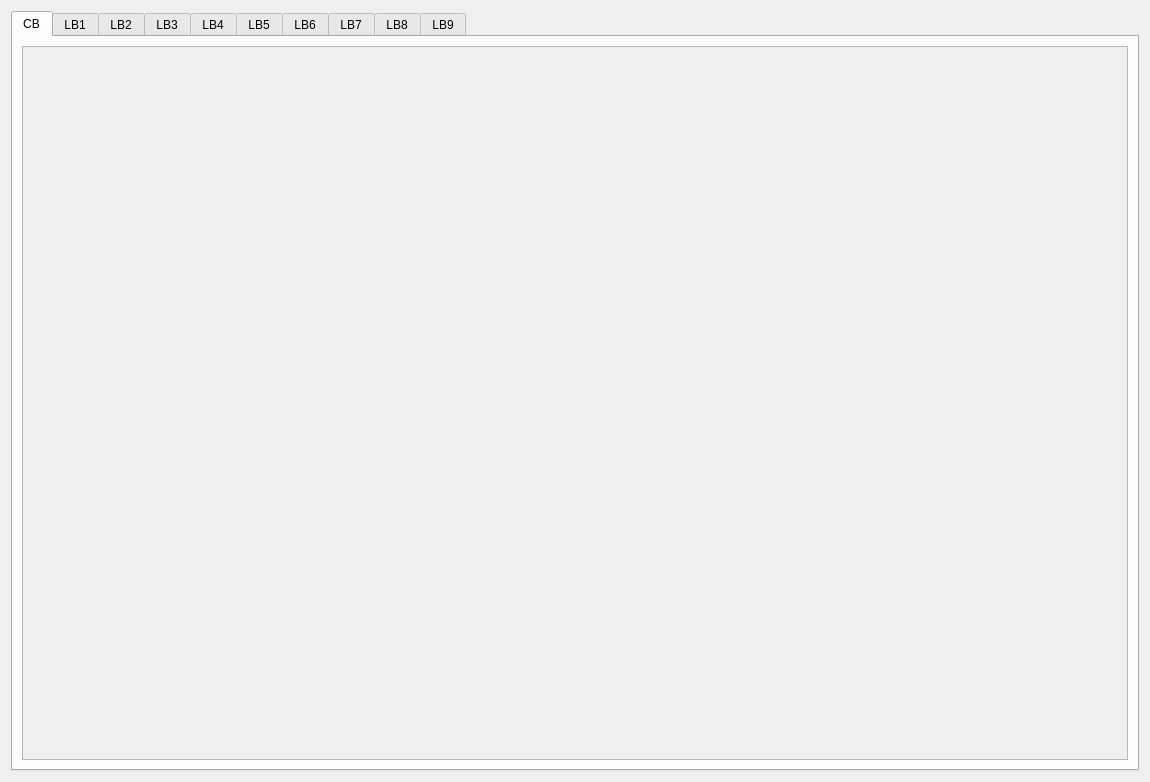
<?xml version="1.0" encoding="UTF-8"?>
<ui version="4.0">
 <class>realtimev2</class>
 <widget class="QWidget" name="realtimev2">
  <property name="geometry">
   <rect>
    <x>0</x>
    <y>0</y>
    <width>1150</width>
    <height>782</height>
   </rect>
  </property>
  <property name="windowTitle">
   <string>Form</string>
  </property>
  <layout class="QGridLayout" name="gridLayout_20">
   <item row="0" column="0">
    <widget class="QTabWidget" name="tabWidget">
     <property name="sizePolicy">
      <sizepolicy hsizetype="Expanding" vsizetype="Expanding">
       <horstretch>0</horstretch>
       <verstretch>0</verstretch>
      </sizepolicy>
     </property>
     <property name="currentIndex">
      <number>0</number>
     </property>
     <widget class="QWidget" name="tab_1">
      <attribute name="title">
       <string>CB</string>
      </attribute>
      <layout class="QGridLayout" name="gridLayout_3">
       <item row="0" column="0">
        <widget class="QScrollArea" name="scrollArea">
         <property name="widgetResizable">
          <bool>true</bool>
         </property>
         <widget class="QWidget" name="scrollAreaWidgetContents">
          <property name="geometry">
           <rect>
            <x>0</x>
            <y>0</y>
            <width>1108</width>
            <height>717</height>
           </rect>
          </property>
          <layout class="QGridLayout" name="gridLayout_15">
           <item row="0" column="0">
            <widget class="QCustomPlot" name="plot_CB" native="true">
             <property name="sizePolicy">
              <sizepolicy hsizetype="Expanding" vsizetype="Expanding">
               <horstretch>10</horstretch>
               <verstretch>10</verstretch>
              </sizepolicy>
             </property>
             <layout class="QGridLayout" name="gridLayout_14">
              <item row="0" column="0">
               <widget class="QDialogButtonBox" name="buttonBox">
                <property name="sizePolicy">
                 <sizepolicy hsizetype="Expanding" vsizetype="Expanding">
                  <horstretch>3</horstretch>
                  <verstretch>3</verstretch>
                 </sizepolicy>
                </property>
                <property name="orientation">
                 <enum>Qt::Horizontal</enum>
                </property>
                <property name="standardButtons">
                 <set>QDialogButtonBox::NoButton</set>
                </property>
               </widget>
              </item>
             </layout>
            </widget>
           </item>
          </layout>
         </widget>
        </widget>
       </item>
      </layout>
     </widget>
     <widget class="QWidget" name="tab_2">
      <attribute name="title">
       <string>LB1</string>
      </attribute>
      <layout class="QGridLayout" name="gridLayout_13">
       <item row="0" column="0">
        <widget class="QScrollArea" name="scrollArea_2">
         <property name="widgetResizable">
          <bool>true</bool>
         </property>
         <widget class="QWidget" name="scrollAreaWidgetContents_2">
          <property name="geometry">
           <rect>
            <x>0</x>
            <y>0</y>
            <width>1108</width>
            <height>717</height>
           </rect>
          </property>
          <layout class="QGridLayout" name="gridLayout_12">
           <item row="0" column="0">
            <widget class="QCustomPlot" name="plot_LB1" native="true">
             <layout class="QGridLayout" name="gridLayout_4">
              <item row="0" column="0">
               <widget class="QDialogButtonBox" name="buttonBox_2">
                <property name="sizePolicy">
                 <sizepolicy hsizetype="Expanding" vsizetype="Expanding">
                  <horstretch>0</horstretch>
                  <verstretch>0</verstretch>
                 </sizepolicy>
                </property>
                <property name="orientation">
                 <enum>Qt::Horizontal</enum>
                </property>
                <property name="standardButtons">
                 <set>QDialogButtonBox::NoButton</set>
                </property>
               </widget>
              </item>
             </layout>
            </widget>
           </item>
          </layout>
         </widget>
        </widget>
       </item>
      </layout>
     </widget>
     <widget class="QWidget" name="tab_3">
      <attribute name="title">
       <string>LB2</string>
      </attribute>
      <layout class="QGridLayout" name="gridLayout_16">
       <item row="0" column="0">
        <widget class="QScrollArea" name="scrollArea_3">
         <property name="widgetResizable">
          <bool>true</bool>
         </property>
         <widget class="QWidget" name="scrollAreaWidgetContents_4">
          <property name="geometry">
           <rect>
            <x>0</x>
            <y>0</y>
            <width>1108</width>
            <height>717</height>
           </rect>
          </property>
          <layout class="QGridLayout" name="gridLayout_5">
           <item row="0" column="0">
            <widget class="QCustomPlot" name="plot_LB2" native="true">
             <layout class="QGridLayout" name="gridLayout_17">
              <item row="0" column="0">
               <widget class="QDialogButtonBox" name="buttonBox_3">
                <property name="standardButtons">
                 <set>QDialogButtonBox::NoButton</set>
                </property>
               </widget>
              </item>
             </layout>
            </widget>
           </item>
          </layout>
         </widget>
        </widget>
       </item>
      </layout>
     </widget>
     <widget class="QWidget" name="tab_4">
      <attribute name="title">
       <string>LB3</string>
      </attribute>
      <layout class="QGridLayout" name="gridLayout_19">
       <item row="0" column="0">
        <widget class="QScrollArea" name="scrollArea_4">
         <property name="widgetResizable">
          <bool>true</bool>
         </property>
         <widget class="QWidget" name="scrollAreaWidgetContents_5">
          <property name="geometry">
           <rect>
            <x>0</x>
            <y>0</y>
            <width>1108</width>
            <height>717</height>
           </rect>
          </property>
          <layout class="QGridLayout" name="gridLayout">
           <item row="0" column="0">
            <widget class="QCustomPlot" name="plot_LB3" native="true">
             <layout class="QGridLayout" name="gridLayout_18">
              <item row="0" column="0">
               <widget class="QDialogButtonBox" name="buttonBox_4">
                <property name="standardButtons">
                 <set>QDialogButtonBox::NoButton</set>
                </property>
               </widget>
              </item>
             </layout>
            </widget>
           </item>
          </layout>
         </widget>
        </widget>
       </item>
      </layout>
     </widget>
     <widget class="QWidget" name="tab">
      <attribute name="title">
       <string>LB4</string>
      </attribute>
      <layout class="QGridLayout" name="gridLayout_6">
       <item row="0" column="0">
        <widget class="QScrollArea" name="scrollArea_5">
         <property name="widgetResizable">
          <bool>true</bool>
         </property>
         <widget class="QWidget" name="scrollAreaWidgetContents_6">
          <property name="geometry">
           <rect>
            <x>0</x>
            <y>0</y>
            <width>1108</width>
            <height>717</height>
           </rect>
          </property>
          <layout class="QGridLayout" name="gridLayout_23">
           <item row="0" column="0">
            <widget class="QCustomPlot" name="plot_LB4" native="true">
             <layout class="QGridLayout" name="gridLayout_2">
              <item row="0" column="0">
               <widget class="QDialogButtonBox" name="buttonBox_5">
                <property name="standardButtons">
                 <set>QDialogButtonBox::NoButton</set>
                </property>
               </widget>
              </item>
             </layout>
            </widget>
           </item>
          </layout>
         </widget>
        </widget>
       </item>
      </layout>
     </widget>
     <widget class="QWidget" name="tab_5">
      <attribute name="title">
       <string>LB5</string>
      </attribute>
      <layout class="QGridLayout" name="gridLayout_22">
       <item row="0" column="0">
        <widget class="QScrollArea" name="scrollArea_6">
         <property name="widgetResizable">
          <bool>true</bool>
         </property>
         <widget class="QWidget" name="scrollAreaWidgetContents_7">
          <property name="geometry">
           <rect>
            <x>0</x>
            <y>0</y>
            <width>1108</width>
            <height>717</height>
           </rect>
          </property>
          <layout class="QGridLayout" name="gridLayout_21">
           <item row="0" column="0">
            <widget class="QCustomPlot" name="plot_LB5" native="true">
             <layout class="QGridLayout" name="gridLayout_7">
              <item row="0" column="0">
               <widget class="QDialogButtonBox" name="buttonBox_6">
                <property name="standardButtons">
                 <set>QDialogButtonBox::NoButton</set>
                </property>
               </widget>
              </item>
             </layout>
            </widget>
           </item>
          </layout>
         </widget>
        </widget>
       </item>
      </layout>
     </widget>
     <widget class="QWidget" name="tab_6">
      <attribute name="title">
       <string>LB6</string>
      </attribute>
      <layout class="QGridLayout" name="gridLayout_25">
       <item row="0" column="0">
        <widget class="QScrollArea" name="scrollArea_7">
         <property name="widgetResizable">
          <bool>true</bool>
         </property>
         <widget class="QWidget" name="scrollAreaWidgetContents_8">
          <property name="geometry">
           <rect>
            <x>0</x>
            <y>0</y>
            <width>1108</width>
            <height>717</height>
           </rect>
          </property>
          <layout class="QGridLayout" name="gridLayout_24">
           <item row="0" column="0">
            <widget class="QCustomPlot" name="plot_LB6" native="true">
             <layout class="QGridLayout" name="gridLayout_8">
              <item row="0" column="0">
               <widget class="QDialogButtonBox" name="buttonBox_7">
                <property name="standardButtons">
                 <set>QDialogButtonBox::NoButton</set>
                </property>
               </widget>
              </item>
             </layout>
            </widget>
           </item>
          </layout>
         </widget>
        </widget>
       </item>
      </layout>
     </widget>
     <widget class="QWidget" name="tab_7">
      <attribute name="title">
       <string>LB7</string>
      </attribute>
      <layout class="QGridLayout" name="gridLayout_27">
       <item row="0" column="0">
        <widget class="QScrollArea" name="scrollArea_8">
         <property name="widgetResizable">
          <bool>true</bool>
         </property>
         <widget class="QWidget" name="scrollAreaWidgetContents_9">
          <property name="geometry">
           <rect>
            <x>0</x>
            <y>0</y>
            <width>1108</width>
            <height>717</height>
           </rect>
          </property>
          <layout class="QGridLayout" name="gridLayout_26">
           <item row="0" column="0">
            <widget class="QCustomPlot" name="plot_LB7" native="true">
             <layout class="QGridLayout" name="gridLayout_9">
              <item row="0" column="0">
               <widget class="QDialogButtonBox" name="buttonBox_8">
                <property name="standardButtons">
                 <set>QDialogButtonBox::NoButton</set>
                </property>
               </widget>
              </item>
             </layout>
            </widget>
           </item>
          </layout>
         </widget>
        </widget>
       </item>
      </layout>
     </widget>
     <widget class="QWidget" name="tab_8">
      <attribute name="title">
       <string>LB8</string>
      </attribute>
      <layout class="QGridLayout" name="gridLayout_29">
       <item row="0" column="0">
        <widget class="QScrollArea" name="scrollArea_9">
         <property name="widgetResizable">
          <bool>true</bool>
         </property>
         <widget class="QWidget" name="scrollAreaWidgetContents_10">
          <property name="geometry">
           <rect>
            <x>0</x>
            <y>0</y>
            <width>1108</width>
            <height>717</height>
           </rect>
          </property>
          <layout class="QGridLayout" name="gridLayout_28">
           <item row="0" column="0">
            <widget class="QCustomPlot" name="plot_LB8" native="true">
             <layout class="QGridLayout" name="gridLayout_10">
              <item row="0" column="0">
               <widget class="QDialogButtonBox" name="buttonBox_9">
                <property name="standardButtons">
                 <set>QDialogButtonBox::NoButton</set>
                </property>
               </widget>
              </item>
             </layout>
            </widget>
           </item>
          </layout>
         </widget>
        </widget>
       </item>
      </layout>
     </widget>
     <widget class="QWidget" name="tab_9">
      <attribute name="title">
       <string>LB9</string>
      </attribute>
      <layout class="QGridLayout" name="gridLayout_31">
       <item row="0" column="0">
        <widget class="QScrollArea" name="scrollArea_10">
         <property name="widgetResizable">
          <bool>true</bool>
         </property>
         <widget class="QWidget" name="scrollAreaWidgetContents_11">
          <property name="geometry">
           <rect>
            <x>0</x>
            <y>0</y>
            <width>1108</width>
            <height>717</height>
           </rect>
          </property>
          <layout class="QGridLayout" name="gridLayout_30">
           <item row="0" column="0">
            <widget class="QCustomPlot" name="plot_LB9" native="true">
             <layout class="QGridLayout" name="gridLayout_11">
              <item row="0" column="0">
               <widget class="QDialogButtonBox" name="buttonBox_10">
                <property name="standardButtons">
                 <set>QDialogButtonBox::NoButton</set>
                </property>
               </widget>
              </item>
             </layout>
            </widget>
           </item>
          </layout>
         </widget>
        </widget>
       </item>
      </layout>
     </widget>
    </widget>
   </item>
  </layout>
 </widget>
 <customwidgets>
  <customwidget>
   <class>QCustomPlot</class>
   <extends>QWidget</extends>
   <header location="global">qcustomplot.h</header>
   <container>1</container>
  </customwidget>
 </customwidgets>
 <resources/>
 <connections/>
</ui>
